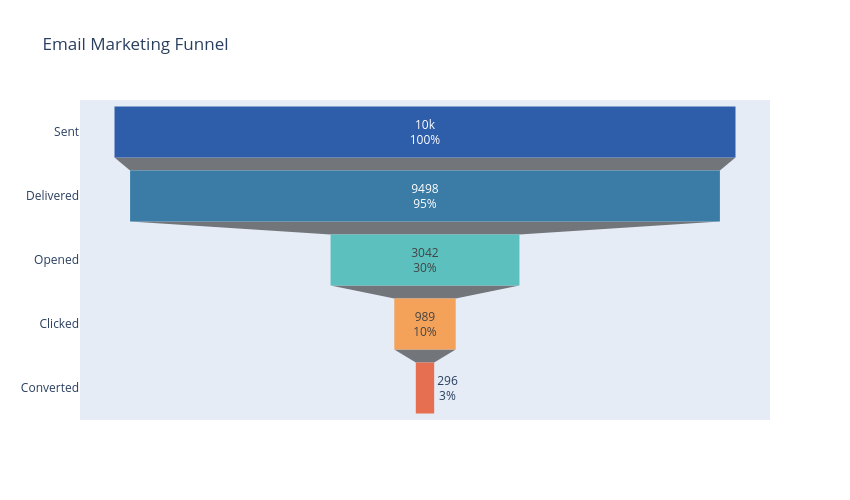

The code cell stored with this chart in its notebook:
### Markdown cell above
## Step 3 — Interactive funnel chart (Plotly)

### Code cell
stages=['Sent','Delivered','Opened','Clicked','Converted']
values=[int(overall[s]) for s in stages]
fig=go.Figure(go.Funnel(y=stages,x=values,textinfo='value+percent initial',
    marker={'color':['#2E5EAA','#3A7CA5','#5BC0BE','#F4A259','#E76F51']}))
fig.update_layout(title='Email Marketing Funnel', width=850, height=500)
fig.write_image('../visuals/funnel_chart.png', scale=2)
fig.show()

### Figure 1 — Plotly figure (JSON) as saved in the notebook; plotly's stock layout.template omitted (floating-point values rounded to 4 significant figures)
{"data": [{"marker": {"color": ["#2E5EAA", "#3A7CA5", "#5BC0BE", "#F4A259", "#E76F51"]}, "textinfo": "value+percent initial", "type": "funnel", "x": [10000, 9498, 3042, 989, 296], "y": ["Sent", "Delivered", "Opened", "Clicked", "Converted"]}], "layout": {"height": 500, "title": {"text": "Email Marketing Funnel"}, "width": 850}}
